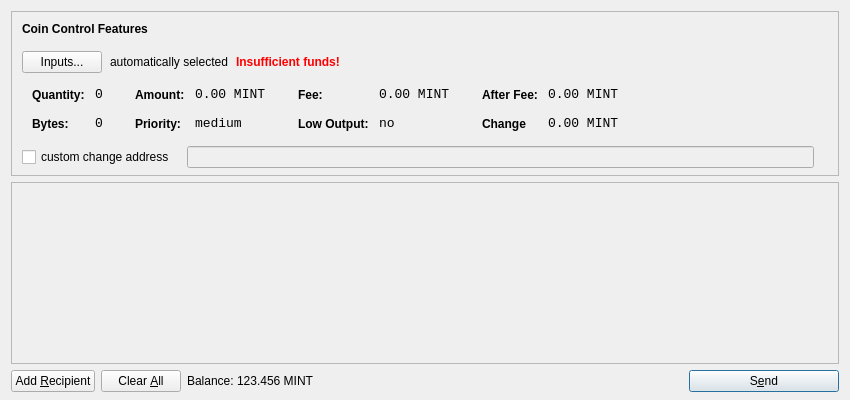
<?xml version="1.0" encoding="UTF-8"?>
<ui version="4.0">
 <class>SendCoinsDialog</class>
 <widget class="QDialog" name="SendCoinsDialog">
  <property name="geometry">
   <rect>
    <x>0</x>
    <y>0</y>
    <width>850</width>
    <height>400</height>
   </rect>
  </property>
  <property name="windowTitle">
   <string>Send Coins</string>
  </property>
  <layout class="QVBoxLayout" name="verticalLayout" stretch="0,1,0">
   <property name="bottomMargin">
    <number>8</number>
   </property>
   <item>
    <widget class="QFrame" name="frameCoinControl">
     <property name="sizePolicy">
      <sizepolicy hsizetype="Expanding" vsizetype="Expanding">
       <horstretch>0</horstretch>
       <verstretch>0</verstretch>
      </sizepolicy>
     </property>
     <property name="maximumSize">
      <size>
       <width>16777215</width>
       <height>16777215</height>
      </size>
     </property>
     <property name="frameShape">
      <enum>QFrame::StyledPanel</enum>
     </property>
     <property name="frameShadow">
      <enum>QFrame::Sunken</enum>
     </property>
     <layout class="QVBoxLayout" name="verticalLayoutCoinControl2">
      <property name="spacing">
       <number>-1</number>
      </property>
      <property name="leftMargin">
       <number>0</number>
      </property>
      <property name="topMargin">
       <number>0</number>
      </property>
      <property name="rightMargin">
       <number>0</number>
      </property>
      <property name="bottomMargin">
       <number>6</number>
      </property>
      <item>
       <layout class="QVBoxLayout" name="verticalLayoutCoinControl" stretch="0,0,0,0,1">
        <property name="spacing">
         <number>0</number>
        </property>
        <property name="leftMargin">
         <number>10</number>
        </property>
        <property name="topMargin">
         <number>10</number>
        </property>
        <item>
         <layout class="QHBoxLayout" name="horizontalLayoutCoinControl1">
          <property name="bottomMargin">
           <number>15</number>
          </property>
          <item>
           <widget class="QLabel" name="labelCoinControlFeatures">
            <property name="sizePolicy">
             <sizepolicy hsizetype="Preferred" vsizetype="Maximum">
              <horstretch>0</horstretch>
              <verstretch>0</verstretch>
             </sizepolicy>
            </property>
            <property name="font">
             <font>
              <weight>75</weight>
              <bold>true</bold>
             </font>
            </property>
            <property name="styleSheet">
             <string notr="true">font-weight:bold;</string>
            </property>
            <property name="text">
             <string>Coin Control Features</string>
            </property>
           </widget>
          </item>
         </layout>
        </item>
        <item>
         <layout class="QHBoxLayout" name="horizontalLayoutCoinControl2" stretch="0,0,0,0">
          <property name="spacing">
           <number>8</number>
          </property>
          <property name="bottomMargin">
           <number>10</number>
          </property>
          <item>
           <widget class="QPushButton" name="pushButtonCoinControl">
            <property name="styleSheet">
             <string notr="true"/>
            </property>
            <property name="text">
             <string>Inputs...</string>
            </property>
           </widget>
          </item>
          <item>
           <widget class="QLabel" name="labelCoinControlAutomaticallySelected">
            <property name="text">
             <string>automatically selected</string>
            </property>
            <property name="margin">
             <number>5</number>
            </property>
           </widget>
          </item>
          <item>
           <widget class="QLabel" name="labelCoinControlInsuffFunds">
            <property name="font">
             <font>
              <weight>75</weight>
              <bold>true</bold>
             </font>
            </property>
            <property name="styleSheet">
             <string notr="true">color:red;font-weight:bold;</string>
            </property>
            <property name="text">
             <string>Insufficient funds!</string>
            </property>
            <property name="margin">
             <number>5</number>
            </property>
           </widget>
          </item>
          <item>
           <spacer name="horizontalSpacerCoinControl">
            <property name="orientation">
             <enum>Qt::Horizontal</enum>
            </property>
            <property name="sizeHint" stdset="0">
             <size>
              <width>40</width>
              <height>1</height>
             </size>
            </property>
           </spacer>
          </item>
         </layout>
        </item>
        <item>
         <widget class="QWidget" name="widgetCoinControl" native="true">
          <property name="sizePolicy">
           <sizepolicy hsizetype="Preferred" vsizetype="Preferred">
            <horstretch>0</horstretch>
            <verstretch>0</verstretch>
           </sizepolicy>
          </property>
          <property name="minimumSize">
           <size>
            <width>0</width>
            <height>0</height>
           </size>
          </property>
          <property name="styleSheet">
           <string notr="true"/>
          </property>
          <layout class="QHBoxLayout" name="horizontalLayoutCoinControl5">
           <property name="margin">
            <number>0</number>
           </property>
           <item>
            <layout class="QHBoxLayout" name="horizontalLayoutCoinControl3" stretch="0,0,0,1">
             <property name="spacing">
              <number>20</number>
             </property>
             <property name="topMargin">
              <number>0</number>
             </property>
             <property name="bottomMargin">
              <number>10</number>
             </property>
             <item>
              <layout class="QFormLayout" name="formLayoutCoinControl1">
               <property name="horizontalSpacing">
                <number>10</number>
               </property>
               <property name="verticalSpacing">
                <number>14</number>
               </property>
               <property name="leftMargin">
                <number>10</number>
               </property>
               <property name="topMargin">
                <number>4</number>
               </property>
               <property name="rightMargin">
                <number>6</number>
               </property>
               <item row="0" column="0">
                <widget class="QLabel" name="labelCoinControlQuantityText">
                 <property name="styleSheet">
                  <string notr="true">font-weight:bold;</string>
                 </property>
                 <property name="text">
                  <string>Quantity:</string>
                 </property>
                 <property name="margin">
                  <number>0</number>
                 </property>
                </widget>
               </item>
               <item row="0" column="1">
                <widget class="QLabel" name="labelCoinControlQuantity">
                 <property name="font">
                  <font>
                   <family>Monospace</family>
                   <pointsize>10</pointsize>
                  </font>
                 </property>
                 <property name="cursor">
                  <cursorShape>IBeamCursor</cursorShape>
                 </property>
                 <property name="contextMenuPolicy">
                  <enum>Qt::ActionsContextMenu</enum>
                 </property>
                 <property name="text">
                  <string>0</string>
                 </property>
                 <property name="margin">
                  <number>0</number>
                 </property>
                 <property name="textInteractionFlags">
                  <set>Qt::LinksAccessibleByMouse|Qt::TextSelectableByKeyboard|Qt::TextSelectableByMouse</set>
                 </property>
                </widget>
               </item>
               <item row="1" column="0">
                <widget class="QLabel" name="labelCoinControlBytesText">
                 <property name="styleSheet">
                  <string notr="true">font-weight:bold;</string>
                 </property>
                 <property name="text">
                  <string>Bytes:</string>
                 </property>
                </widget>
               </item>
               <item row="1" column="1">
                <widget class="QLabel" name="labelCoinControlBytes">
                 <property name="font">
                  <font>
                   <family>Monospace</family>
                   <pointsize>10</pointsize>
                  </font>
                 </property>
                 <property name="cursor">
                  <cursorShape>IBeamCursor</cursorShape>
                 </property>
                 <property name="contextMenuPolicy">
                  <enum>Qt::ActionsContextMenu</enum>
                 </property>
                 <property name="text">
                  <string>0</string>
                 </property>
                 <property name="textInteractionFlags">
                  <set>Qt::LinksAccessibleByMouse|Qt::TextSelectableByKeyboard|Qt::TextSelectableByMouse</set>
                 </property>
                </widget>
               </item>
              </layout>
             </item>
             <item>
              <layout class="QFormLayout" name="formLayoutCoinControl2">
               <property name="horizontalSpacing">
                <number>10</number>
               </property>
               <property name="verticalSpacing">
                <number>14</number>
               </property>
               <property name="leftMargin">
                <number>6</number>
               </property>
               <property name="topMargin">
                <number>4</number>
               </property>
               <property name="rightMargin">
                <number>6</number>
               </property>
               <item row="0" column="0">
                <widget class="QLabel" name="labelCoinControlAmountText">
                 <property name="styleSheet">
                  <string notr="true">font-weight:bold;</string>
                 </property>
                 <property name="text">
                  <string>Amount:</string>
                 </property>
                 <property name="margin">
                  <number>0</number>
                 </property>
                </widget>
               </item>
               <item row="0" column="1">
                <widget class="QLabel" name="labelCoinControlAmount">
                 <property name="font">
                  <font>
                   <family>Monospace</family>
                   <pointsize>10</pointsize>
                  </font>
                 </property>
                 <property name="cursor">
                  <cursorShape>IBeamCursor</cursorShape>
                 </property>
                 <property name="contextMenuPolicy">
                  <enum>Qt::ActionsContextMenu</enum>
                 </property>
                 <property name="text">
                  <string>0.00 MINT</string>
                 </property>
                 <property name="textInteractionFlags">
                  <set>Qt::LinksAccessibleByMouse|Qt::TextSelectableByKeyboard|Qt::TextSelectableByMouse</set>
                 </property>
                </widget>
               </item>
               <item row="1" column="0">
                <widget class="QLabel" name="labelCoinControlPriorityText">
                 <property name="styleSheet">
                  <string notr="true">font-weight:bold;</string>
                 </property>
                 <property name="text">
                  <string>Priority:</string>
                 </property>
                </widget>
               </item>
               <item row="1" column="1">
                <widget class="QLabel" name="labelCoinControlPriority">
                 <property name="font">
                  <font>
                   <family>Monospace</family>
                   <pointsize>10</pointsize>
                  </font>
                 </property>
                 <property name="cursor">
                  <cursorShape>IBeamCursor</cursorShape>
                 </property>
                 <property name="contextMenuPolicy">
                  <enum>Qt::ActionsContextMenu</enum>
                 </property>
                 <property name="text">
                  <string>medium</string>
                 </property>
                 <property name="textInteractionFlags">
                  <set>Qt::LinksAccessibleByMouse|Qt::TextSelectableByKeyboard|Qt::TextSelectableByMouse</set>
                 </property>
                </widget>
               </item>
              </layout>
             </item>
             <item>
              <layout class="QFormLayout" name="formLayoutCoinControl3">
               <property name="horizontalSpacing">
                <number>10</number>
               </property>
               <property name="verticalSpacing">
                <number>14</number>
               </property>
               <property name="leftMargin">
                <number>6</number>
               </property>
               <property name="topMargin">
                <number>4</number>
               </property>
               <property name="rightMargin">
                <number>6</number>
               </property>
               <item row="0" column="0">
                <widget class="QLabel" name="labelCoinControlFeeText">
                 <property name="styleSheet">
                  <string notr="true">font-weight:bold;</string>
                 </property>
                 <property name="text">
                  <string>Fee:</string>
                 </property>
                 <property name="margin">
                  <number>0</number>
                 </property>
                </widget>
               </item>
               <item row="0" column="1">
                <widget class="QLabel" name="labelCoinControlFee">
                 <property name="font">
                  <font>
                   <family>Monospace</family>
                   <pointsize>10</pointsize>
                  </font>
                 </property>
                 <property name="cursor">
                  <cursorShape>IBeamCursor</cursorShape>
                 </property>
                 <property name="contextMenuPolicy">
                  <enum>Qt::ActionsContextMenu</enum>
                 </property>
                 <property name="text">
                  <string>0.00 MINT</string>
                 </property>
                 <property name="textInteractionFlags">
                  <set>Qt::LinksAccessibleByMouse|Qt::TextSelectableByKeyboard|Qt::TextSelectableByMouse</set>
                 </property>
                </widget>
               </item>
               <item row="1" column="0">
                <widget class="QLabel" name="labelCoinControlLowOutputText">
                 <property name="styleSheet">
                  <string notr="true">font-weight:bold;</string>
                 </property>
                 <property name="text">
                  <string>Low Output:</string>
                 </property>
                </widget>
               </item>
               <item row="1" column="1">
                <widget class="QLabel" name="labelCoinControlLowOutput">
                 <property name="font">
                  <font>
                   <family>Monospace</family>
                   <pointsize>10</pointsize>
                  </font>
                 </property>
                 <property name="cursor">
                  <cursorShape>IBeamCursor</cursorShape>
                 </property>
                 <property name="contextMenuPolicy">
                  <enum>Qt::ActionsContextMenu</enum>
                 </property>
                 <property name="text">
                  <string>no</string>
                 </property>
                 <property name="textInteractionFlags">
                  <set>Qt::LinksAccessibleByMouse|Qt::TextSelectableByKeyboard|Qt::TextSelectableByMouse</set>
                 </property>
                </widget>
               </item>
              </layout>
             </item>
             <item>
              <layout class="QFormLayout" name="formLayoutCoinControl4">
               <property name="horizontalSpacing">
                <number>10</number>
               </property>
               <property name="verticalSpacing">
                <number>14</number>
               </property>
               <property name="leftMargin">
                <number>6</number>
               </property>
               <property name="topMargin">
                <number>4</number>
               </property>
               <property name="rightMargin">
                <number>6</number>
               </property>
               <item row="0" column="0">
                <widget class="QLabel" name="labelCoinControlAfterFeeText">
                 <property name="styleSheet">
                  <string notr="true">font-weight:bold;</string>
                 </property>
                 <property name="text">
                  <string>After Fee:</string>
                 </property>
                 <property name="margin">
                  <number>0</number>
                 </property>
                </widget>
               </item>
               <item row="0" column="1">
                <widget class="QLabel" name="labelCoinControlAfterFee">
                 <property name="font">
                  <font>
                   <family>Monospace</family>
                   <pointsize>10</pointsize>
                  </font>
                 </property>
                 <property name="cursor">
                  <cursorShape>IBeamCursor</cursorShape>
                 </property>
                 <property name="contextMenuPolicy">
                  <enum>Qt::ActionsContextMenu</enum>
                 </property>
                 <property name="text">
                  <string>0.00 MINT</string>
                 </property>
                 <property name="textInteractionFlags">
                  <set>Qt::LinksAccessibleByMouse|Qt::TextSelectableByKeyboard|Qt::TextSelectableByMouse</set>
                 </property>
                </widget>
               </item>
               <item row="1" column="0">
                <widget class="QLabel" name="labelCoinControlChangeText">
                 <property name="styleSheet">
                  <string notr="true">font-weight:bold;</string>
                 </property>
                 <property name="text">
                  <string>Change</string>
                 </property>
                </widget>
               </item>
               <item row="1" column="1">
                <widget class="QLabel" name="labelCoinControlChange">
                 <property name="font">
                  <font>
                   <family>Monospace</family>
                   <pointsize>10</pointsize>
                  </font>
                 </property>
                 <property name="cursor">
                  <cursorShape>IBeamCursor</cursorShape>
                 </property>
                 <property name="contextMenuPolicy">
                  <enum>Qt::ActionsContextMenu</enum>
                 </property>
                 <property name="text">
                  <string>0.00 MINT</string>
                 </property>
                 <property name="textInteractionFlags">
                  <set>Qt::LinksAccessibleByMouse|Qt::TextSelectableByKeyboard|Qt::TextSelectableByMouse</set>
                 </property>
                </widget>
               </item>
              </layout>
             </item>
            </layout>
           </item>
          </layout>
         </widget>
        </item>
        <item>
         <layout class="QHBoxLayout" name="horizontalLayoutCoinControl4" stretch="0,0,0">
          <property name="spacing">
           <number>12</number>
          </property>
          <property name="sizeConstraint">
           <enum>QLayout::SetDefaultConstraint</enum>
          </property>
          <property name="topMargin">
           <number>5</number>
          </property>
          <property name="rightMargin">
           <number>5</number>
          </property>
          <item>
           <widget class="QCheckBox" name="checkBoxCoinControlChange">
            <property name="text">
             <string>custom change address</string>
            </property>
           </widget>
          </item>
          <item>
           <widget class="QLineEdit" name="lineEditCoinControlChange">
            <property name="enabled">
             <bool>false</bool>
            </property>
            <property name="sizePolicy">
             <sizepolicy hsizetype="Expanding" vsizetype="Fixed">
              <horstretch>0</horstretch>
              <verstretch>0</verstretch>
             </sizepolicy>
            </property>
           </widget>
          </item>
          <item>
           <widget class="QLabel" name="labelCoinControlChangeLabel">
            <property name="sizePolicy">
             <sizepolicy hsizetype="Preferred" vsizetype="Expanding">
              <horstretch>0</horstretch>
              <verstretch>0</verstretch>
             </sizepolicy>
            </property>
            <property name="minimumSize">
             <size>
              <width>0</width>
              <height>0</height>
             </size>
            </property>
            <property name="text">
             <string/>
            </property>
            <property name="margin">
             <number>3</number>
            </property>
           </widget>
          </item>
         </layout>
        </item>
        <item>
         <spacer name="verticalSpacerCoinControl">
          <property name="orientation">
           <enum>Qt::Vertical</enum>
          </property>
          <property name="sizeHint" stdset="0">
           <size>
            <width>800</width>
            <height>1</height>
           </size>
          </property>
         </spacer>
        </item>
       </layout>
      </item>
     </layout>
    </widget>
   </item>
   <item>
    <widget class="QScrollArea" name="scrollArea">
     <property name="widgetResizable">
      <bool>true</bool>
     </property>
     <widget class="QWidget" name="scrollAreaWidgetContents">
      <property name="geometry">
       <rect>
        <x>0</x>
        <y>0</y>
        <width>830</width>
        <height>165</height>
       </rect>
      </property>
      <layout class="QVBoxLayout" name="verticalLayout_2">
       <property name="margin">
        <number>0</number>
       </property>
       <item>
        <layout class="QVBoxLayout" name="entries">
         <property name="spacing">
          <number>6</number>
         </property>
        </layout>
       </item>
       <item>
        <spacer name="verticalSpacer">
         <property name="orientation">
          <enum>Qt::Vertical</enum>
         </property>
         <property name="sizeHint" stdset="0">
          <size>
           <width>20</width>
           <height>40</height>
          </size>
         </property>
        </spacer>
       </item>
      </layout>
     </widget>
    </widget>
   </item>
   <item>
    <layout class="QHBoxLayout" name="horizontalLayout">
     <item>
      <widget class="QPushButton" name="addButton">
       <property name="toolTip">
        <string>Send to multiple recipients at once</string>
       </property>
       <property name="text">
        <string>Add &amp;Recipient</string>
       </property>
       <property name="icon">
        <iconset resource="../bitcoin.qrc">
         <normaloff>:/icons/add</normaloff>:/icons/add</iconset>
       </property>
       <property name="autoDefault">
        <bool>false</bool>
       </property>
      </widget>
     </item>
     <item>
      <widget class="QPushButton" name="clearButton">
       <property name="sizePolicy">
        <sizepolicy hsizetype="Minimum" vsizetype="Fixed">
         <horstretch>0</horstretch>
         <verstretch>0</verstretch>
        </sizepolicy>
       </property>
       <property name="toolTip">
        <string>Remove all transaction fields</string>
       </property>
       <property name="text">
        <string>Clear &amp;All</string>
       </property>
       <property name="icon">
        <iconset resource="../bitcoin.qrc">
         <normaloff>:/icons/remove</normaloff>:/icons/remove</iconset>
       </property>
       <property name="autoRepeatDelay">
        <number>300</number>
       </property>
       <property name="autoDefault">
        <bool>false</bool>
       </property>
      </widget>
     </item>
     <item>
      <layout class="QHBoxLayout" name="horizontalLayout_2">
       <property name="spacing">
        <number>3</number>
       </property>
       <item>
        <widget class="QLabel" name="label">
         <property name="sizePolicy">
          <sizepolicy hsizetype="Preferred" vsizetype="Fixed">
           <horstretch>0</horstretch>
           <verstretch>0</verstretch>
          </sizepolicy>
         </property>
         <property name="text">
          <string>Balance:</string>
         </property>
        </widget>
       </item>
       <item>
        <widget class="QLabel" name="labelBalance">
         <property name="sizePolicy">
          <sizepolicy hsizetype="Preferred" vsizetype="Fixed">
           <horstretch>0</horstretch>
           <verstretch>0</verstretch>
          </sizepolicy>
         </property>
         <property name="cursor">
          <cursorShape>IBeamCursor</cursorShape>
         </property>
         <property name="text">
          <string>123.456 MINT</string>
         </property>
         <property name="textInteractionFlags">
          <set>Qt::LinksAccessibleByMouse|Qt::TextSelectableByKeyboard|Qt::TextSelectableByMouse</set>
         </property>
        </widget>
       </item>
      </layout>
     </item>
     <item>
      <spacer name="horizontalSpacer">
       <property name="orientation">
        <enum>Qt::Horizontal</enum>
       </property>
       <property name="sizeHint" stdset="0">
        <size>
         <width>40</width>
         <height>20</height>
        </size>
       </property>
      </spacer>
     </item>
     <item>
      <widget class="QPushButton" name="sendButton">
       <property name="minimumSize">
        <size>
         <width>150</width>
         <height>0</height>
        </size>
       </property>
       <property name="toolTip">
        <string>Confirm the send action</string>
       </property>
       <property name="text">
        <string>S&amp;end</string>
       </property>
       <property name="icon">
        <iconset resource="../bitcoin.qrc">
         <normaloff>:/icons/send</normaloff>:/icons/send</iconset>
       </property>
       <property name="default">
        <bool>true</bool>
       </property>
      </widget>
     </item>
    </layout>
   </item>
  </layout>
 </widget>
 <resources>
  <include location="../bitcoin.qrc"/>
 </resources>
 <connections/>
</ui>
